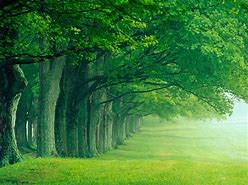
#> input picture dash_feffery_antd/images/image.jpg, 248 x 185 px, found by its file name
$ python lattorbox.py
#> lines starting #> are read from the running program, lines starting #| are printed output that depends on the picture
import cv2
import numpy as np

# 原始图像
img = cv2.imread('path/to/image.jpg')
#> img is the input picture: shape (185, 248, 3); mean B, G, R 59.5, 124.4, 64.5

# 目标尺寸
target_size = (128, 128)

# 计算缩放比例
scale = min(target_size[0] / img.shape[1], target_size[1] / img.shape[0])
#> scale = 0.516

# 缩放图像
resized_img = cv2.resize(img, None, fx=scale, fy=scale)
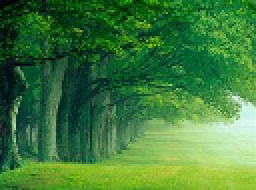
#> resized_img: shape (95, 128, 3) (shown 2 times larger); mean B, G, R 59.5, 124.1, 64.2

# 计算填充
top_pad = int((target_size[1] - resized_img.shape[0]) / 2)
#> top_pad = 16
bottom_pad = target_size[1] - resized_img.shape[0] - top_pad
#> bottom_pad = 17
left_pad = int((target_size[0] - resized_img.shape[1]) / 2)
#> left_pad = 0
right_pad = target_size[0] - resized_img.shape[1] - left_pad
#> right_pad = 0

# 应用填充
padded_img = cv2.copyMakeBorder(resized_img, top_pad, bottom_pad, left_pad, right_pad, cv2.BORDER_CONSTANT, value=[0, 0, 0])
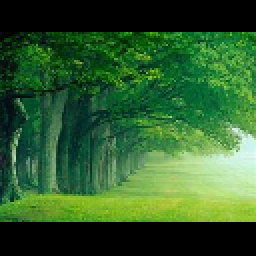
#> padded_img: shape (128, 128, 3) (shown 2 times larger); mean B, G, R 44.2, 92.1, 47.7

cv2.imshow("img",padded_img)
# 归一化和转换格式
# padded_img = padded_img / 255.0
# padded_img = padded_img.transpose((2, 0, 1))

$ run again, with dash_feffery_antd/images/OIP-C (1).jpg copied over dash_feffery_antd/images/image.jpg
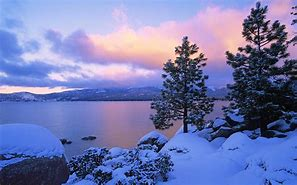
#> input picture dash_feffery_antd/images/OIP-C (1).jpg, 297 x 185 px, found by its file name
#> img is the input picture: shape (185, 297, 3); mean B, G, R 175, 121.4, 115.1
#> `resized_img = cv2.resize(img, None, fx=scale, fy=scale)`:
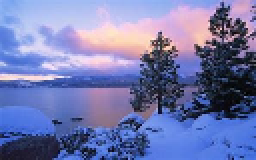
#> resized_img: shape (80, 128, 3) (shown 2 times larger); mean B, G, R 174.8, 121.2, 114.8
#> `padded_img = cv2.copyMakeBorder(resized_img, top_pad, bottom_pad, left..`:
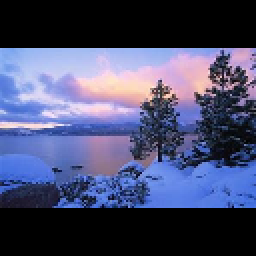
#> padded_img: shape (128, 128, 3) (shown 2 times larger); mean B, G, R 109.3, 75.7, 71.8

$ run again, with dash_feffery_antd/images/OIP-C (2).jpg copied over dash_feffery_antd/images/image.jpg
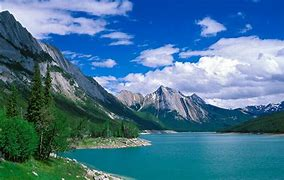
#> input picture dash_feffery_antd/images/OIP-C (2).jpg, 284 x 180 px, found by its file name
#> img is the input picture: shape (180, 284, 3); mean B, G, R 146.3, 117.2, 69
#> `resized_img = cv2.resize(img, None, fx=scale, fy=scale)`:
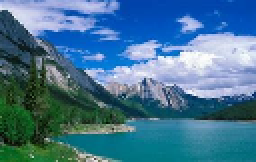
#> resized_img: shape (81, 128, 3) (shown 2 times larger); mean B, G, R 146.2, 117, 68.9
#> `padded_img = cv2.copyMakeBorder(resized_img, top_pad, bottom_pad, left..`:
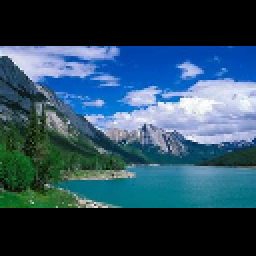
#> padded_img: shape (128, 128, 3) (shown 2 times larger); mean B, G, R 92.5, 74.1, 43.6

$ run again, with dash_feffery_antd/images/OIP-C.jpg copied over dash_feffery_antd/images/image.jpg
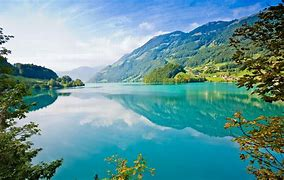
#> input picture dash_feffery_antd/images/OIP-C.jpg, 284 x 180 px, found by its file name
#> img is the input picture: shape (180, 284, 3); mean B, G, R 153.8, 149.7, 98.8
#> `resized_img = cv2.resize(img, None, fx=scale, fy=scale)`:
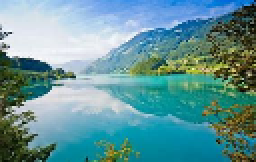
#> resized_img: shape (81, 128, 3) (shown 2 times larger); mean B, G, R 153.8, 149.7, 98.8
#> `padded_img = cv2.copyMakeBorder(resized_img, top_pad, bottom_pad, left..`:
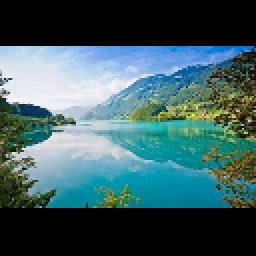
#> padded_img: shape (128, 128, 3) (shown 2 times larger); mean B, G, R 97.3, 94.7, 62.5
